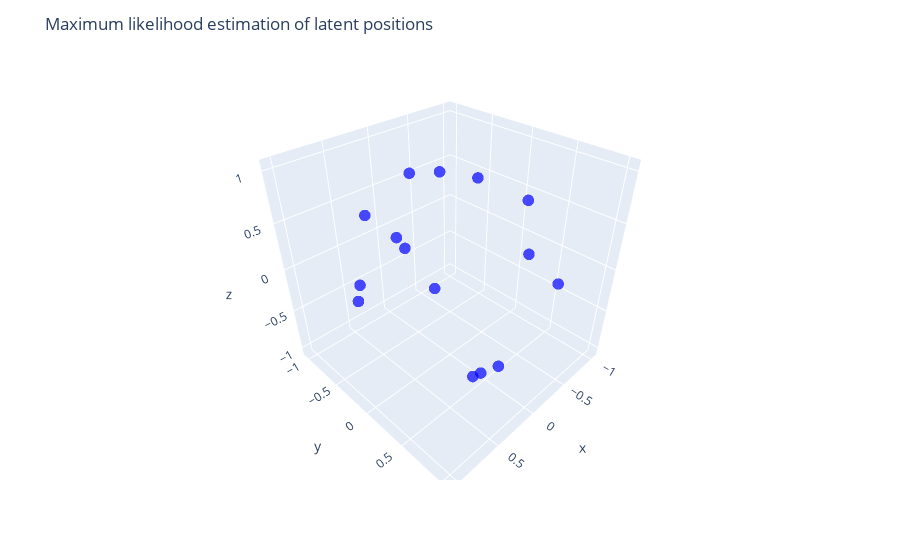

This figure's notebook cell:
### Markdown cell above
### Frequentist inference

### Code cell
inclination_angles_rand = np.pi*np.random.rand(n)
azimutal_angles_rand = 2*np.pi*np.random.rand(n)
Z_init = np.stack((np.sin(inclination_angles_rand) * np.cos(azimutal_angles_rand),
                       np.sin(inclination_angles_rand) * np.sin(azimutal_angles_rand),
                       np.cos(inclination_angles_rand)), axis=1)
a_init = np.float64(np.random.randn())
b_init = np.float64(np.random.randn())
Z_ML, a_ML, b_ML, historyZ, historya, historyb  =  SearchingMLE(G,Z_init,a_init,b_init,1000)
print("Initial log-likelihood:", loglikelihood(G,Z_init,a_init,b_init))
print("Final log-likelihood:", loglikelihood(G,Z_ML,a_ML,b_ML))
print("Final alpha:", a_ML)
Y_ML = np.zeros((n, n))
for i in range(n):
    for j in range(n):
        if j != i:
            d = Z_ML[i].T @ Z_ML[j]
            Y_ML[i,j] = expit(a_ML + b_ML*d)


df = pd.DataFrame(Z_ML, columns=['x', 'y', 'z'])
df['node'] = df.index 
fig = px.scatter_3d(
    df, x='x', y='y', z='z',color_discrete_sequence=["blue"], opacity=0.7,
    hover_data={'node': True,'x': ':.2f','y': ':.2f','z': ':.2f'})

fig.update_traces(marker=dict(size=4))
fig.update_layout(
    scene=dict(
        xaxis=dict(range=[-1.1, 1.1]),yaxis=dict(range=[-1.1, 1.1]),zaxis=dict(range=[-1.1, 1.1]),
        aspectmode='cube'),
    title="Maximum likelihood estimation of latent positions")

fig.show()

plt.figure(figsize=(15,5))
plt.subplot(1,3,1)
plt.plot([loglikelihood(G, historyZ[t],historya[t],historyb[t]) for t in range(len(historya))])
plt.title("Loglikelihood through optimization algorithm")
plt.subplot(1,3,2)
sns.heatmap(Y, annot=False, cmap="Blues", cbar=False, square=True, linewidths=0.5, linecolor='white')
plt.title("True sociomatrix matrix")
plt.subplot(1,3,3)
sns.heatmap(Y_ML, annot=False, cmap="Reds", cbar=False, square=True, linewidths=0.5, linecolor='white')
plt.title("Estimated sociomatrix matrix")
plt.show()

### Figure 1 — Plotly figure (JSON) as saved in the notebook; plotly's stock layout.template omitted (floating-point values rounded to 4 significant figures)
{"data": [{"customdata": [[0], [1], [2], [3], [4], [5], [6], [7], [8], [9], [10], [11], [12], [13], [14]], "hovertemplate": "x=%{x:.2f}<br>y=%{y:.2f}<br>z=%{z:.2f}<br>node=%{customdata[0]}<extra></extra>", "legendgroup": "", "marker": {"color": "blue", "opacity": 0.7, "size": 4, "symbol": "circle"}, "mode": "markers", "name": "", "scene": "scene", "showlegend": false, "type": "scatter3d", "x": [0.2733, 0.954, 0.385, 0.0806, 0.3864, 0.6149, 0.6958, 0.1674, -0.4531, -0.2249, -0.3469, -0.516, -0.04158, -0.7339, -0.8358], "y": [-0.9009, -0.07356, 0.6704, 0.7129, 0.7611, -0.6732, 0.1124, -0.3258, -0.6008, -0.9318, -0.5951, 0.8564, 0.8349, -0.344, 0.2166], "z": [0.3373, 0.2905, -0.6343, -0.6966, -0.521, -0.4106, 0.7094, 0.9305, 0.6585, -0.2847, -0.7249, 0.01713, 0.5489, 0.5857, 0.5045]}], "layout": {"legend": {"tracegroupgap": 0}, "margin": {"t": 60}, "scene": {"aspectmode": "cube", "domain": {"x": [0, 1], "y": [0, 1]}, "xaxis": {"range": [-1.1, 1.1], "title": {"text": "x"}}, "yaxis": {"range": [-1.1, 1.1], "title": {"text": "y"}}, "zaxis": {"range": [-1.1, 1.1], "title": {"text": "z"}}}, "title": {"text": "Maximum likelihood estimation of latent positions"}}}
